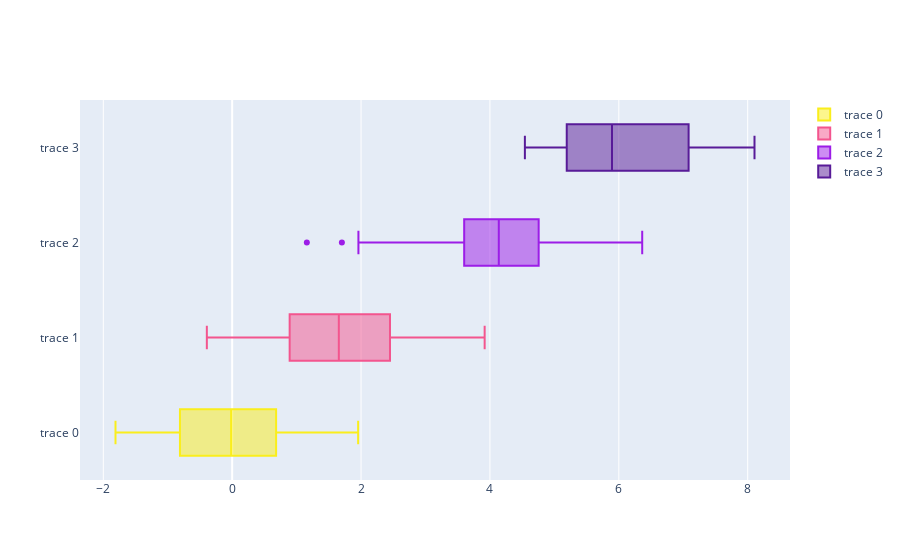

Source (notebook cell):
### Code cell
# import chart_studio.plotly as py
from plotly.offline import iplot
import plotly.graph_objs as go

import numpy as np
# py.offline.init_notebook_mode(connected=True)


x0 = np.random.randn(50)
x1 = np.random.randn(50) + 2
x2 = np.random.randn(50) + 4
x3 = np.random.randn(50) + 6

colors = ['#FAEE1C', '#F3558E', '#9C1DE7', '#581B98']

trace0 = go.Box(x=x0, marker={'color': colors[0]})
trace1 = go.Box(x=x1, marker={'color': colors[1]})
trace2 = go.Box(x=x2, marker={'color': colors[2]})
trace3 = go.Box(x=x3, marker={'color': colors[3]})
data = [trace0, trace1, trace2, trace3]

# url_2 = iplot(data, filename='box-plots-for-dashboard')
iplot(data, filename='box-plots-for-dashboard')
